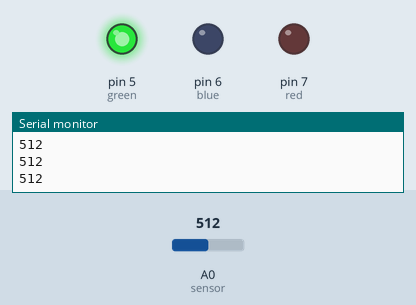
The sketch below on a simulated Arduino Uno, built with avr-gcc and run on an emulated ATmega328P. Shown: output pins drawn as LEDs (lit = HIGH), the last lines printed to the serial monitor. The test bench sets the inputs (shaded band); at power-on: A0 (sensor) = 512.

Above: at 1.2 s.
1.3 s: A0 (sensor) set to 307
2.8 s: A0 (sensor) set to 287
At 3.5 s:
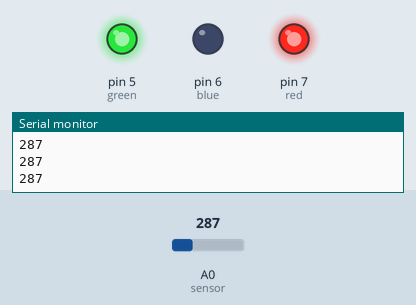
4.3 s: A0 (sensor) set to 160
5.8 s: A0 (sensor) set to 137
At 7.0 s:
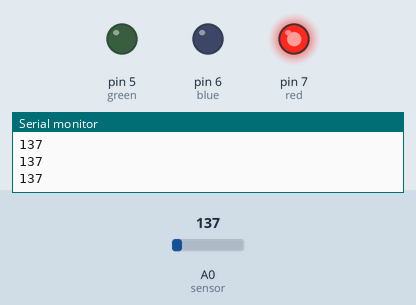
7.3 s: A0 (sensor) set to 306
At 8.0 s:
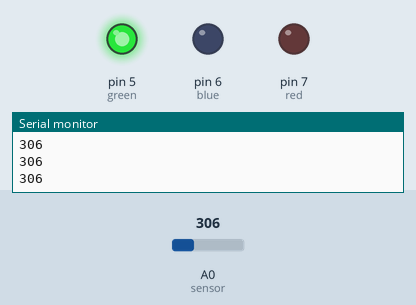
8.8 s: A0 (sensor) set to 290
At 9.3 s:
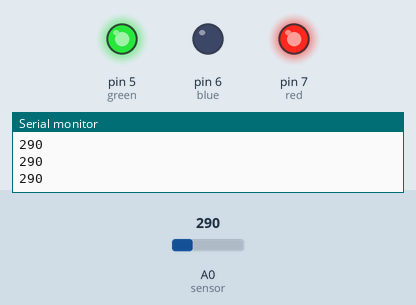
Timing chart, 0 to 11.3 s (numbered marks = the images above; inputs shaded):
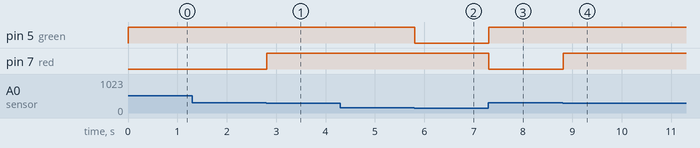

Measured:
- the behaviour switches between 301 and 300 on A0 (sensor) (found by bisection; images 0 and 1)
- the behaviour switches between 151 and 150 on A0 (sensor) (found by bisection; images 1 and 2)
- after the input at 2.8 s, pin 7 (red): LOW → HIGH at once
- after the input at 5.8 s, pin 5 (green): HIGH → LOW at once
- after the input at 7.3 s, pin 5 (green): LOW → HIGH at once; pin 7 (red): HIGH → LOW at once
- after the input at 8.8 s, pin 7 (red): LOW → HIGH at once

The sketch:

Force_Sensor.ino
```cpp
// C++ code
//Force censor
int sensor=A0;
int red=7,blue=6,green=5;
void setup()
{
  Serial.begin(9600);
  pinMode (red,OUTPUT);
  pinMode (blue,OUTPUT);
  pinMode (green,OUTPUT);
}

void loop()
{
  int force=analogRead(sensor);
  Serial.println(force);
  if(force>=0 && force<=150){
    Red();
  }
  if(force>150 && force<=300){
    Yellow();
  }
  if(force>300){
    Green();
  }
}

void Red(){
  digitalWrite(red,HIGH);
  digitalWrite(blue,LOW);
  digitalWrite(green,LOW);
}
void Yellow(){
  digitalWrite(red,HIGH);
  digitalWrite(green,HIGH);
  digitalWrite(blue,LOW);
}
void Green(){
  digitalWrite(green,HIGH);
  digitalWrite(blue,LOW);
  digitalWrite(red,LOW);
}
```
